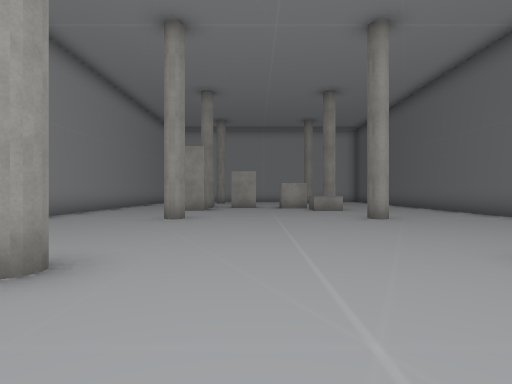
view 1 (above)

13 first-person views from a walk through a 3-D level made in the Unity game engine. The camera is 1.3 m above the floor, looks level and sees 80° across. The floor is counted in squares, 2 m on a side. Each view is taken from the middle of a square. On the plan, view 1 faces up. The plan holds only what a view shows up to about 10 squares ahead; the rest is blank. The player character is not drawn. Some surface patterns are stand-ins.

view 2
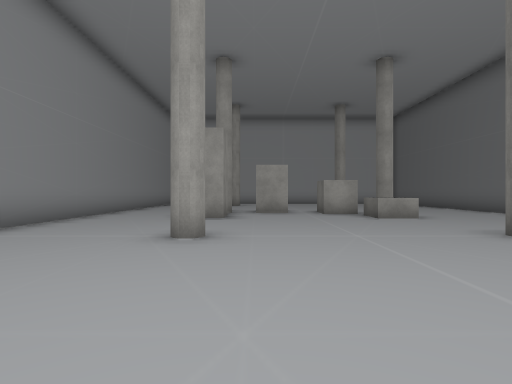

view 3
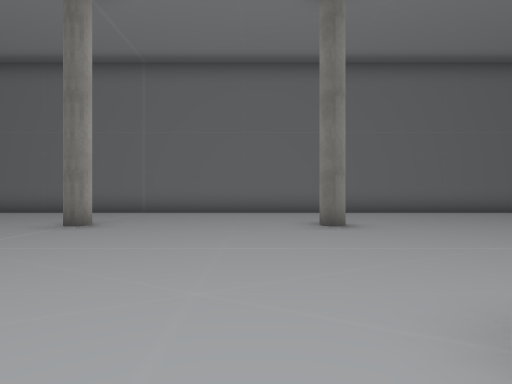

view 4
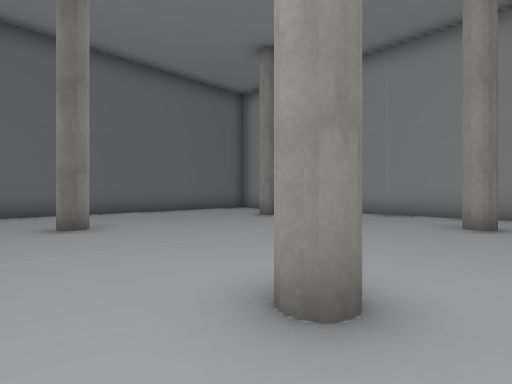

view 5
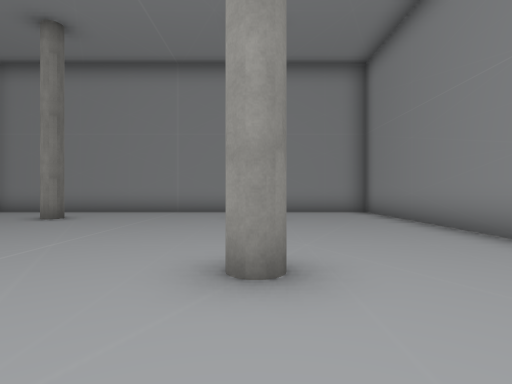

view 6
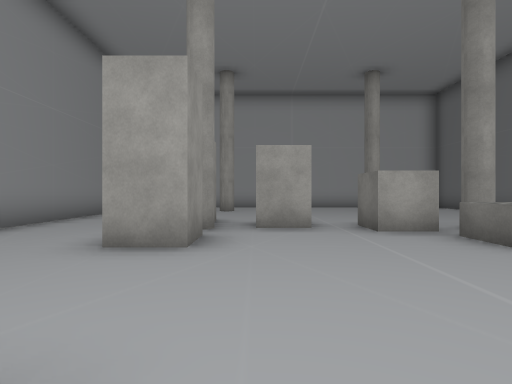

view 7
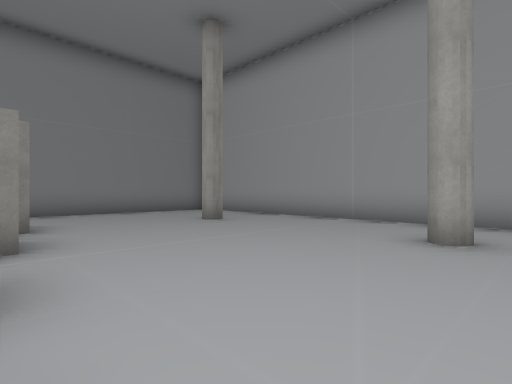

view 8
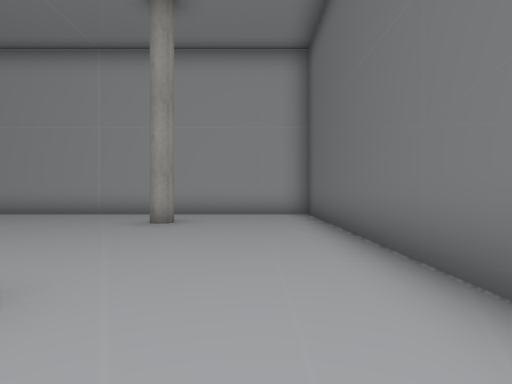

view 9
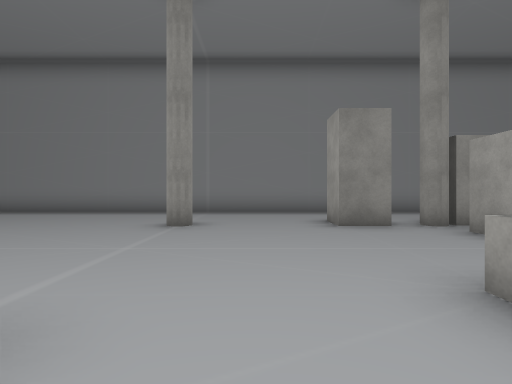

view 10
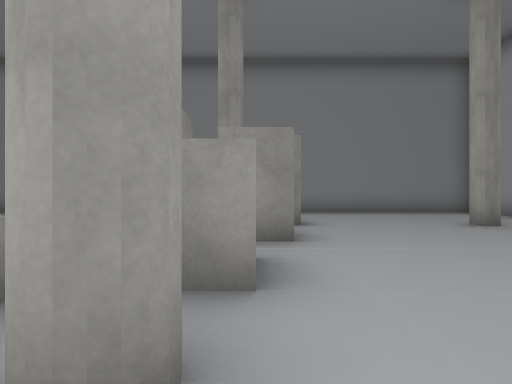

view 11
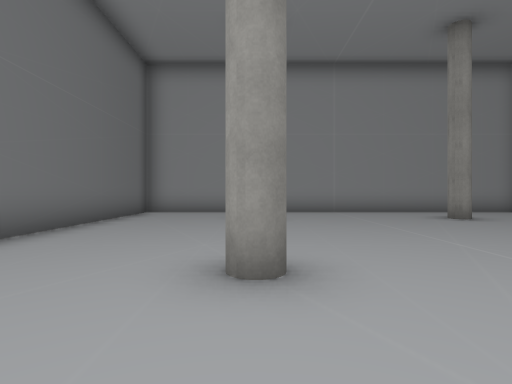

view 12
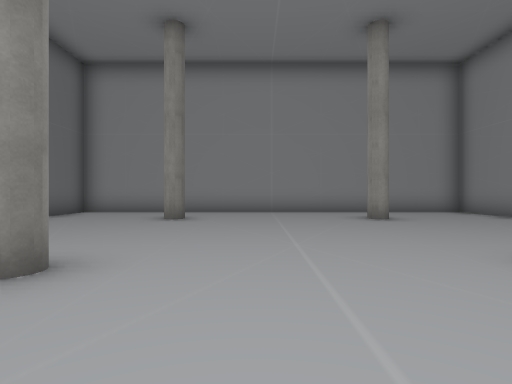

view 13
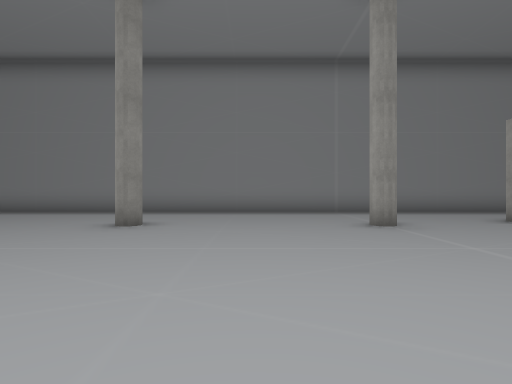

### Floor plan
Key: @ floor where view 1 was taken; # wall or solid block; x gap in a wall; . floor; B block; A box.
Columns run from 6 left of view 1 to 7 right of it. Each row starts with its distance up from view 1.
 20 ##############
 19 #............#
 18 #...#....#...#
 17 #............#
 16 #............#
 15 #............#
 14 #............#
 13 #...##xBB#...#
 12 #......BB....#
 11 #...#...AA...#
 10 #............#
  9 #............#
  8 #...#....#...#
  7 #............#
  6 #............#
  5 #............#
  4 #............#
  3 #...#....#...#
  2 #............#
  1 #............#
  0 #.....@......#
 -1 #............#
 -2 #...#....#...#
 -3 #............#
 -4 #............#
 -5 ##############

Positions as (right, up) in squares from view 1, and headings:
1: (0, 0), facing up
2: (-1, 3), facing up
3: (-3, 4), facing right
4: (-3, 4), facing down-right
5: (-2, 5), facing down
6: (-1, 7), facing up
7: (4, 13), facing up-left
8: (5, 11), facing up
9: (4, 9), facing left
10: (4, 13), facing left
11: (3, 5), facing down
12: (1, 5), facing down
13: (4, 5), facing left
